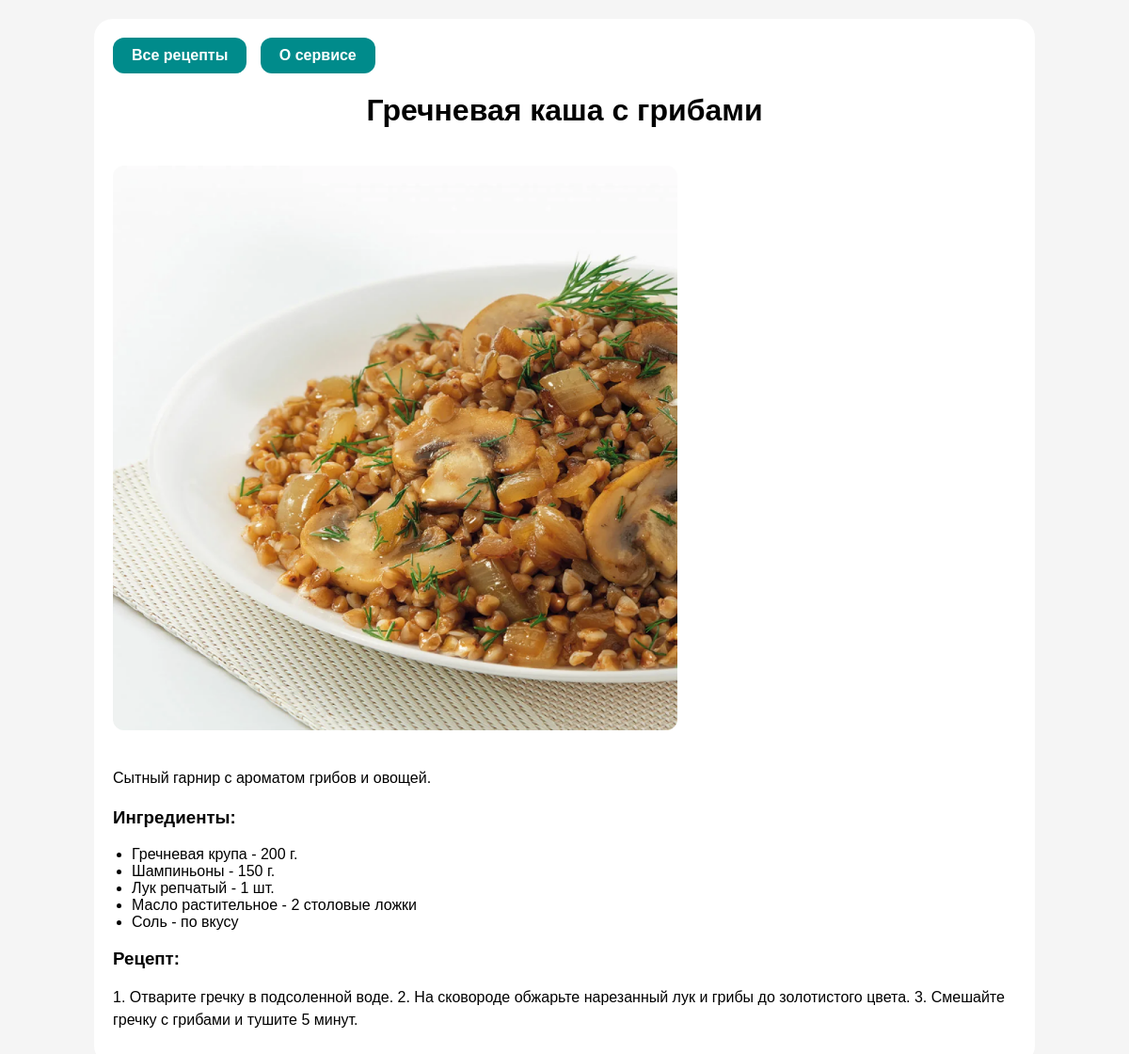
The page /recipe/5/ on the database its author committed.
### recipe_catalog/models.py (models this page shows, shortened)
class Recipe(models.Model):
    title = models.CharField(max_length=200, verbose_name="Название рецепта")
    image = models.ImageField(upload_to='recipes/', blank=True, null=True, verbose_name="Изображение")
    summary = models.TextField(verbose_name="Описание", blank=True)
    instructions = models.TextField(verbose_name="Рецепт", blank=True)

class Ingredient(models.Model):
    recipe = models.ForeignKey(Recipe, related_name='ingredients', on_delete=models.CASCADE, verbose_name="Рецепт")
    name = models.CharField(max_length=100, verbose_name="Ингредиент")
    quantity = models.CharField(max_length=100, verbose_name="Количество", blank=True)

### recipe_catalog/views.py (the view)
# urls.py: path('recipe/<int:recipe_id>/', views.recipe_detail, name='recipe_detail'),
def recipe_detail(request, recipe_id):
    recipe = get_object_or_404(Recipe, pk=recipe_id)
    return render(request, 'recipe_catalog/recipe_detail.html', {'recipe': recipe})

### recipe_catalog/templates/recipe_catalog/recipe_detail.html (shortened to what this page needs)
{% load static %}
<!DOCTYPE html>
<html lang="ru">
<head>
    <link rel="stylesheet" href="{% static 'recipe_catalog/styles.css' %}">
</head>
<body>
    <div class="container">
        <header>
            <nav>
                <a href="{% url 'recipe_list' %}">Все рецепты</a>
                <a href="{% url 'about' %}">О сервисе</a>
            </nav>
            <h1>{{ recipe.title }}</h1>
        </header>
        {% if recipe.image %}
            <img src="{{ recipe.image.url }}" alt="{{ recipe.title }}" style="width: 100%; max-width: 600px; height: auto; margin: 20px 0;">
        {% endif %}
        <section>
            <p>{{ recipe.summary|safe }}</p>
            <h3>Ингредиенты:</h3>
            <ul>
                {% for ingredient in recipe.ingredients.all %}
                    <li>{{ ingredient.name }} - {{ ingredient.quantity }}</li>
                {% endfor %}
            </ul>
            <h3>Рецепт:</h3>
            <p>{{ recipe.instructions|safe }}</p>
        </section>
    </div>
</body>
</html>

### recipe_catalog/static/recipe_catalog/styles.css (style rules this page uses)
body { font-family: Arial, sans-serif; background-color: #f5f5f5; color: black; margin: 0; padding: 0; }
.container { width: 80%; max-width: 1200px; margin: 20px auto; padding: 20px; background-color: white; border-radius: 20px; }
nav a { display: inline-block; margin-right: 10px; padding: 10px 20px; text-decoration: none; color: white; background-color: darkcyan; border-radius: 12px; font-weight: bold; }
header h1 { text-align: center; margin-bottom: 20px; color: black; }
img { width: 100px; height: auto; margin-right: 15px; border-radius: 12px; }
ul { list-style-type: disc; padding-left: 20px; }
p { font-size: 16px; line-height: 1.5; margin: 15px 0; color: black; }

### rows shown on the page
Recipe: title "Гречневая каша с грибами", image (picture), summary "Сытный гарнир с ароматом грибов и овощей.", instructions "1. Отварите гречку в подсоленной воде. 2. На сковороде обжарьте нарезанный лук и грибы до золотистого цвета. 3. Смешайте гречку с грибами и тушите 5 минут."
Ingredient: name "Гречневая крупа", quantity "200 г."
Ingredient: name "Шампиньоны", quantity "150 г."
Ingredient: name "Лук репчатый", quantity "1 шт."
Ingredient: name "Масло растительное", quantity "2 столовые ложки"
Ingredient: name "Соль", quantity "по вкусу"
